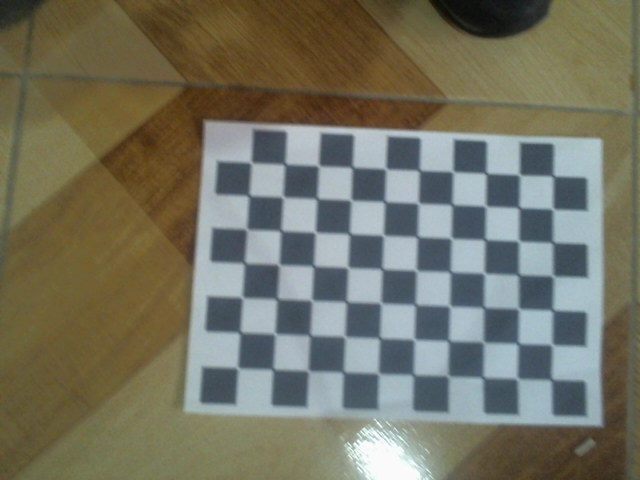
#> input picture src/mi_pkg_python/cam/calib_imgs/img_00.jpg, 640 x 480 px; its folder holds only this picture in this run
$ python 1_calib.py
#> lines starting #> are read from the running program, lines starting #| are printed output that depends on the picture; after the words box and inside, x2 and y2 are one past the last pixel; in counts of white or black regions, pixels touching at a corner belong together
# Calibración (guardar archivo camera_calibration.yaml)
import cv2
import numpy as np
import os
import yaml

# Parámetros del tablero
CHECKERBOARD = (10, 7)  # esquinas internas: columnas x filas (10x7 → 11x8 cuadrados)
SQUARE_SIZE = 0.025  # tamaño del cuadrado en metros

criteria = (cv2.TERM_CRITERIA_EPS + cv2.TERM_CRITERIA_MAX_ITER, 30, 0.001)

objp = np.zeros((CHECKERBOARD[0] * CHECKERBOARD[1], 3), np.float32)
objp[:, :2] = np.mgrid[0:CHECKERBOARD[0], 0:CHECKERBOARD[1]].T.reshape(-1, 2)
objp *= SQUARE_SIZE

objpoints = []
imgpoints = []

img_dir = "calib_imgs"
images = [os.path.join(img_dir, f) for f in os.listdir(img_dir) if f.endswith((".jpg", ".png"))]

for fname in images:
    img = cv2.imread(fname)
#> img is the input picture: shape (480, 640, 3); mean B, G, R 97.9, 114.3, 115.5
    gray = cv2.cvtColor(img, cv2.COLOR_BGR2GRAY)
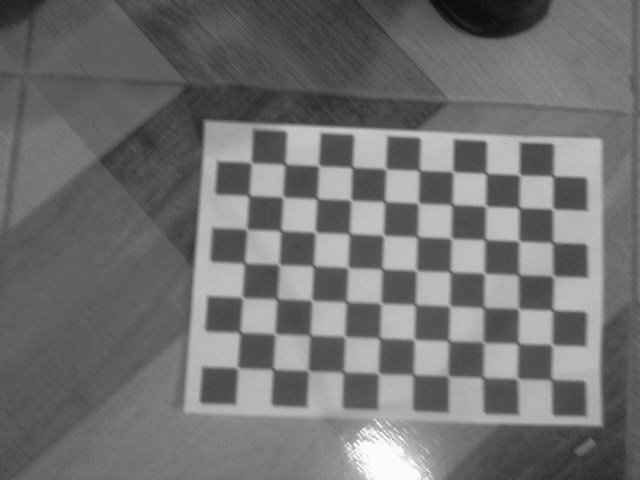
#> gray: shape (480, 640); min 8, max 255, mean 112.8
    ret, corners = cv2.findChessboardCorners(gray, CHECKERBOARD,
                                             cv2.CALIB_CB_ADAPTIVE_THRESH +
                                             cv2.CALIB_CB_NORMALIZE_IMAGE +
                                             cv2.CALIB_CB_FAST_CHECK)
#> ret = True; corners = 70 rows, first 8: [550.2, 380.1], [515.5, 379.2], [481.9, 378], [448.5, 376.5], [413, 374.5], [377.3, 374.3], [341.4, 372], [308.6, 369.1]
    if ret:
        objpoints.append(objp)
        corners2 = cv2.cornerSubPix(gray, corners, (11, 11), (-1, -1), criteria)
#> corners2 = 70 rows, first 8: [551.4, 379.5], [517.1, 378.6], [483, 377.5], [448, 375.8], [413.3, 374.7], [378.4, 373.5], [343.3, 372], [308.2, 370.7]
        imgpoints.append(corners2)
        cv2.drawChessboardCorners(img, CHECKERBOARD, corners2, ret)
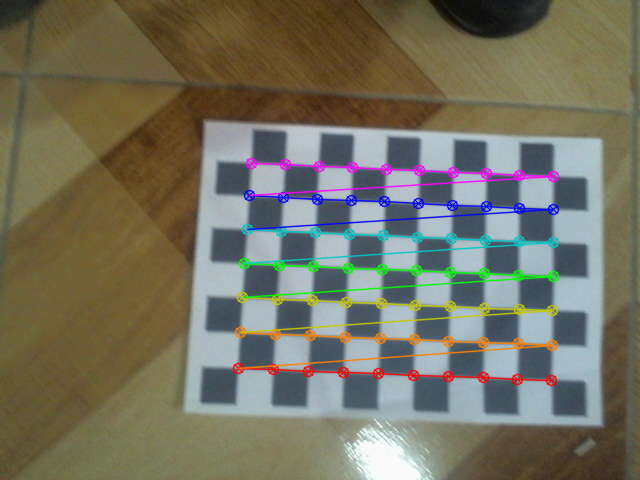
#> img: shape (480, 640, 3); 5.63% of pixels changed, all inside (x1, y1, x2, y2) = (232, 157, 560, 387)
        cv2.namedWindow('Corners', cv2.WINDOW_NORMAL)
        cv2.resizeWindow('Corners', 800, 600)
        cv2.imshow('Corners', img)
        cv2.waitKey(500)

cv2.destroyAllWindows()

ret, K, dist, rvecs, tvecs = cv2.calibrateCamera(objpoints, imgpoints, gray.shape[::-1], None, None)
#> ret = 0.179; K = [[539.7, 0, 355], [0, 533.5, 208.2], [0, 0, 1]]; dist = [[-0.0391, 0.668, -0.0033, 0.000384, -2.27]]; rvecs = ([0.0339, -0.172, -3.09],); tvecs = ([0.141, 0.125, 0.387],)

# Guarda en formato YAML compatible con ROS
data = {
    'image_width': int(gray.shape[1]),
    'image_height': int(gray.shape[0]),
    'camera_matrix': {'rows': 3, 'cols': 3, 'data': K.flatten().tolist()},
    'distortion_model': 'plumb_bob',
    'distortion_coefficients': {'rows': 1, 'cols': len(dist.flatten()), 'data': dist.flatten().tolist()},
}

with open('camera_calibration.yaml', 'w') as f:
    yaml.dump(data, f, default_flow_style=False)

print("Guardado como camera_calibration.yaml")

$ run again, on src/mi_pkg_python/cam/calib_imgs/img_04.jpg
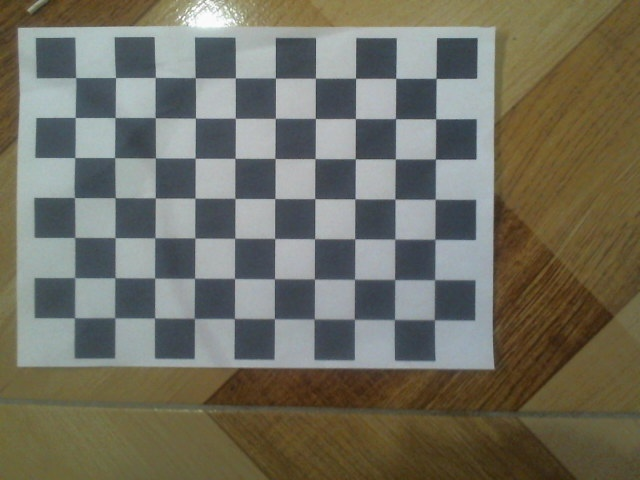
#> input picture src/mi_pkg_python/cam/calib_imgs/img_04.jpg, 640 x 480 px
#> img is the input picture: shape (480, 640, 3); mean B, G, R 97.2, 110.8, 112.9
#> `gray = cv2.cvtColor(img, cv2.COLOR_BGR2GRAY)`:
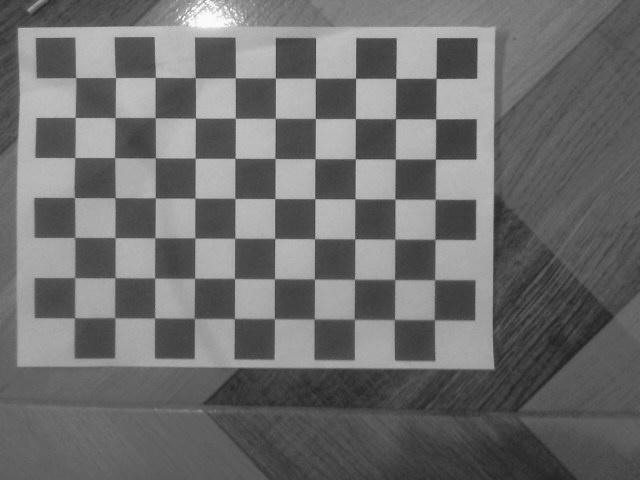
#> gray: shape (480, 640); min 35, max 255, mean 109.9
#> `ret, corners = cv2.findChessboardCorners(gray, CHECKERBOARD, cv2.CALIB..`: ret = True; corners = 70 rows, first 8: [75.58, 77.46], [115.6, 77.62], [155.4, 77.37], [195.3, 77.7], [235.4, 77.76], [275.4, 78.11], [315.5, 78.15], [355.7, 78.15]
#> corners2 = 70 rows, first 8: [75.7, 77.62], [115.6, 77.58], [155.2, 77.45], [195.3, 77.73], [235.3, 77.89], [275.4, 78.06], [315.4, 78.19], [355.6, 78.27]
#> `cv2.drawChessboardCorners(img, CHECKERBOARD, corners2, ret)`:
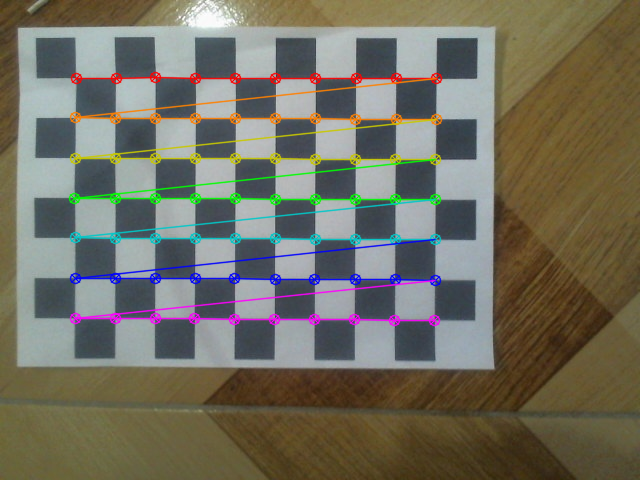
#> img: shape (480, 640, 3); 6.3% of pixels changed, all inside (x1, y1, x2, y2) = (68, 71, 443, 327)
#> `ret, K, dist, rvecs, tvecs = cv2.calibrateCamera(objpoints, imgpoints,..`: ret = 0.162; K = [[340.2, 0, 320.5], [0, 340.8, 279.3], [0, 0, 1]]; dist = [[-0.0204, 0.0687, 0.000833, -0.00112, -0.0538]]; rvecs = ([0.0037, 0.00739, 0.00586],); tvecs = ([-0.153, -0.126, 0.213],)

$ run again, on src/mi_pkg_python/cam/calib_imgs/img_05.jpg
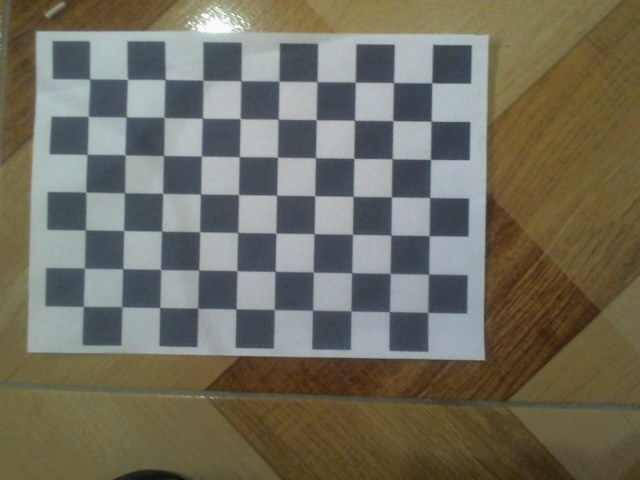
#> input picture src/mi_pkg_python/cam/calib_imgs/img_05.jpg, 640 x 480 px
#> img is the input picture: shape (480, 640, 3); mean B, G, R 94.7, 109.6, 113.1
#> `gray = cv2.cvtColor(img, cv2.COLOR_BGR2GRAY)`:
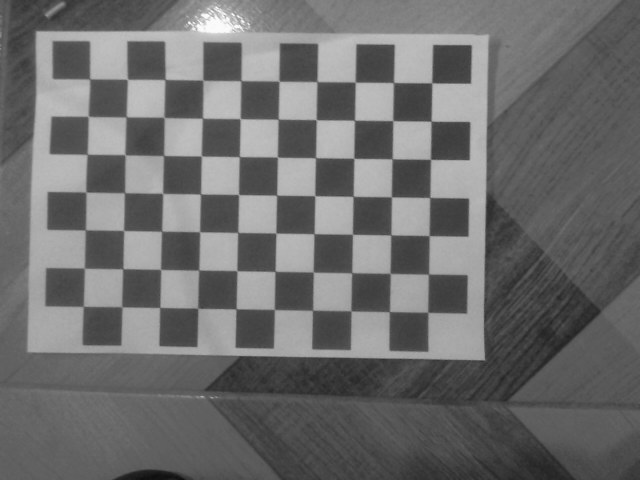
#> gray: shape (480, 640); min 15, max 255, mean 108.9
#> `ret, corners = cv2.findChessboardCorners(gray, CHECKERBOARD, cv2.CALIB..`: ret = True; corners = 70 rows, first 8: [89.76, 79.04], [127.4, 79.4], [164.9, 79.52], [202.9, 80.05], [241, 80.65], [279.3, 81.44], [316.9, 81.46], [355.3, 82.16]
#> corners2 = 70 rows, first 8: [89.67, 78.98], [127.5, 79.34], [164.9, 79.45], [202.8, 80.22], [240.9, 80.62], [278.9, 81.2], [316.9, 81.63], [355.2, 82.15]
#> `cv2.drawChessboardCorners(img, CHECKERBOARD, corners2, ret)`:
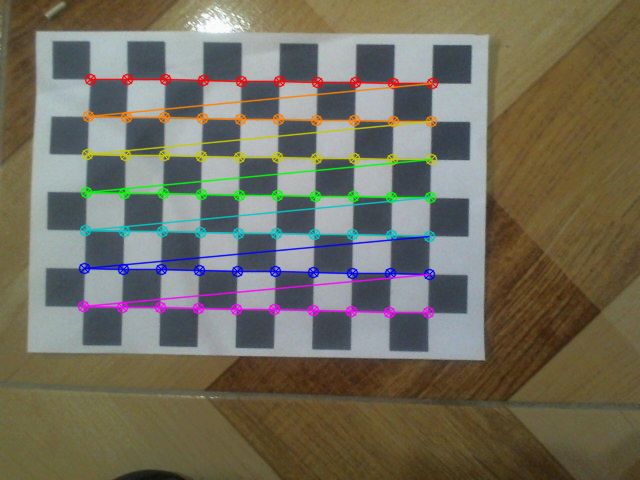
#> img: shape (480, 640, 3); 6.08% of pixels changed, all inside (x1, y1, x2, y2) = (77, 73, 439, 319)
#> `ret, K, dist, rvecs, tvecs = cv2.calibrateCamera(objpoints, imgpoints,..`: ret = 0.172; K = [[2377.2, 0, 280.9], [0, 2374.4, 254.1], [0, 0, 1]]; dist = [[0.903, -59.64, 0.0027, -0.00465, -1.5]]; rvecs = ([-0.0608, 0.0601, 0.0186],); tvecs = ([-0.126, -0.116, 1.57],)

$ run again, on src/mi_pkg_python/cam/calib_imgs/img_06.jpg
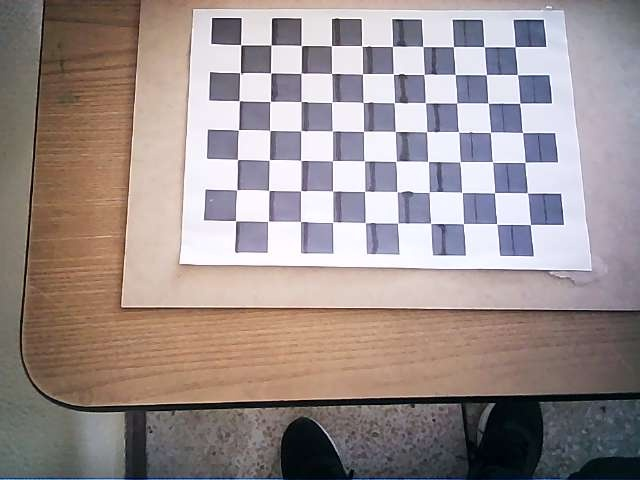
#> input picture src/mi_pkg_python/cam/calib_imgs/img_06.jpg, 640 x 480 px
#> img is the input picture: shape (480, 640, 3); mean B, G, R 142.1, 143.2, 155.4
#> `gray = cv2.cvtColor(img, cv2.COLOR_BGR2GRAY)`:
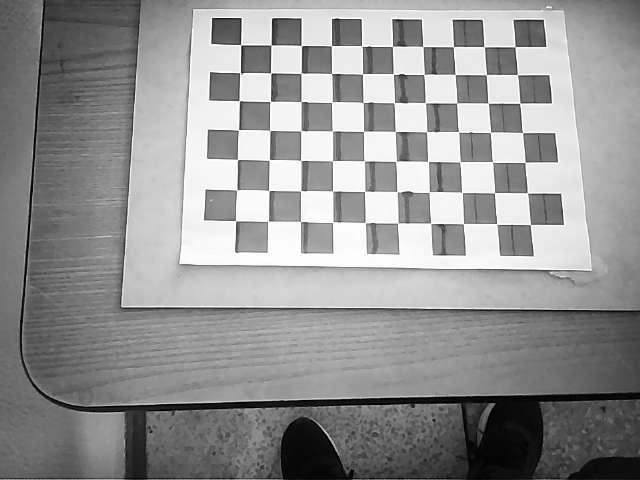
#> gray: shape (480, 640); min 0, max 255, mean 146.7
#> `ret, corners = cv2.findChessboardCorners(gray, CHECKERBOARD, cv2.CALIB..`: ret = True; corners = 70 rows, first 8: [240.8, 44.85], [271.2, 44.89], [301.5, 45.72], [331.5, 45.64], [361.6, 45.84], [392.5, 46.38], [422.8, 46.48], [453.5, 46.69]
#> corners2 = 70 rows, first 8: [240.7, 44.72], [271.2, 44.99], [301.4, 45.52], [331.5, 45.71], [362.3, 45.86], [392.6, 46.14], [423.2, 46.52], [453.4, 46.55]
#> `cv2.drawChessboardCorners(img, CHECKERBOARD, corners2, ret)`:
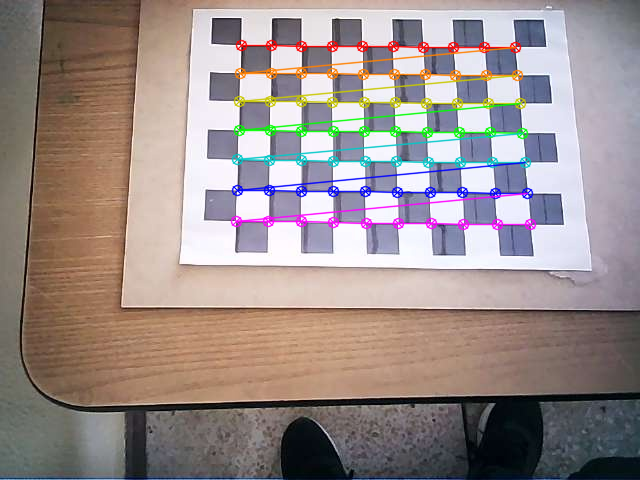
#> img: shape (480, 640, 3); 5.25% of pixels changed, all inside (x1, y1, x2, y2) = (230, 39, 537, 231)
#> `ret, K, dist, rvecs, tvecs = cv2.calibrateCamera(objpoints, imgpoints,..`: ret = 0.209; K = [[1109.2, 0, 250.2], [0, 1227.5, 305.8], [0, 0, 1]]; dist = [[0.3, -1.13, 0.0136, -0.0224, 2.62]]; rvecs = ([-0.443, 0.0366, 0.02],); tvecs = ([-0.00681, -0.195, 0.918],)

$ run again, on src/mi_pkg_python/cam/calib_imgs/img_01.jpg
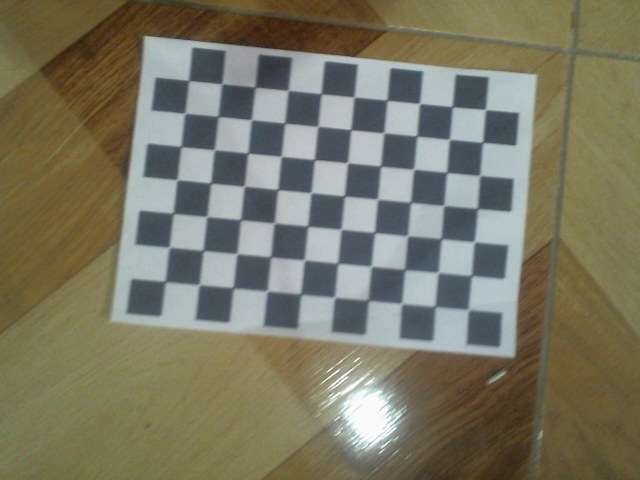
#> input picture src/mi_pkg_python/cam/calib_imgs/img_01.jpg, 640 x 480 px
#> img is the input picture: shape (480, 640, 3); mean B, G, R 99.5, 119.2, 121.9
#> `gray = cv2.cvtColor(img, cv2.COLOR_BGR2GRAY)`:
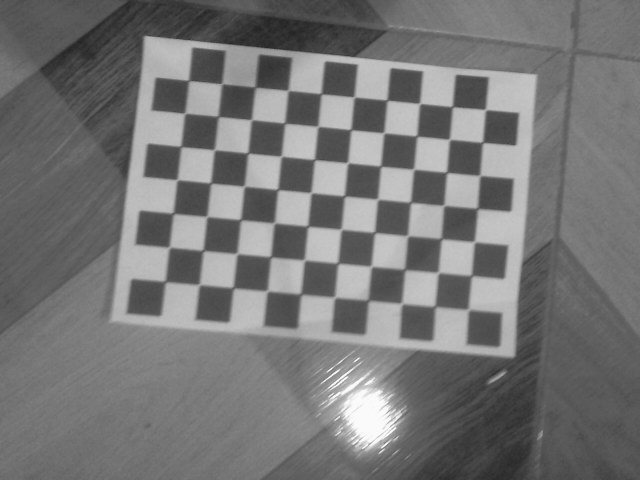
#> gray: shape (480, 640); min 36, max 255, mean 117.7
#> `ret, corners = cv2.findChessboardCorners(gray, CHECKERBOARD, cv2.CALIB..`: ret = True; corners = 70 rows, first 8: [466.9, 308], [435.5, 306], [399.7, 302.3], [368.8, 299.7], [333.1, 295.7], [301.2, 293.9], [265.7, 289.6], [233.8, 287.1]
#> corners2 = 70 rows, first 8: [468.3, 309.5], [434.8, 306.4], [401.7, 303.5], [368.2, 300.2], [334.5, 297.3], [300.7, 294.2], [267.2, 291], [233.2, 287.8]
#> `cv2.drawChessboardCorners(img, CHECKERBOARD, corners2, ret)`:
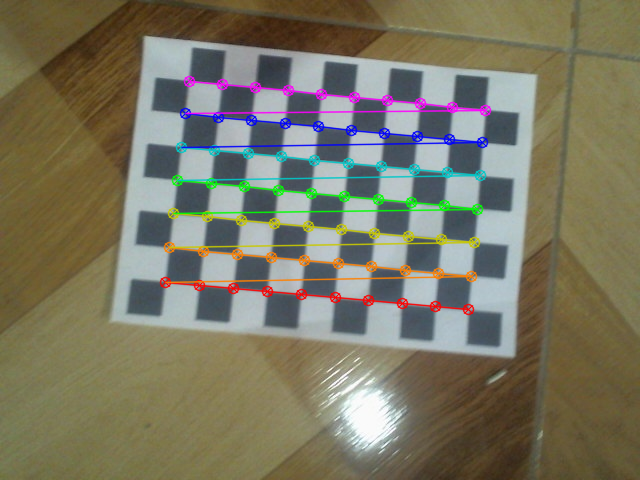
#> img: shape (480, 640, 3); 5.51% of pixels changed, all inside (x1, y1, x2, y2) = (159, 75, 492, 316)
#> `ret, K, dist, rvecs, tvecs = cv2.calibrateCamera(objpoints, imgpoints,..`: ret = 0.185; K = [[1679.9, 0, 476.8], [0, 1712.8, 152.6], [0, 0, 1]]; dist = [[-0.0193, 4.07, -0.00787, 0.00398, -51.47]]; rvecs = ([0.0804, -0.299, -3.04],); tvecs = ([-0.00617, 0.115, 1.25],)
